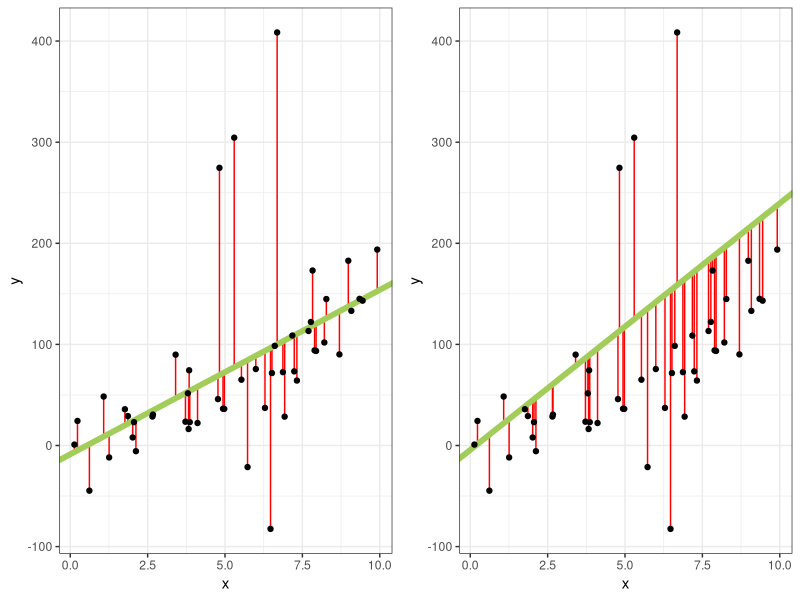
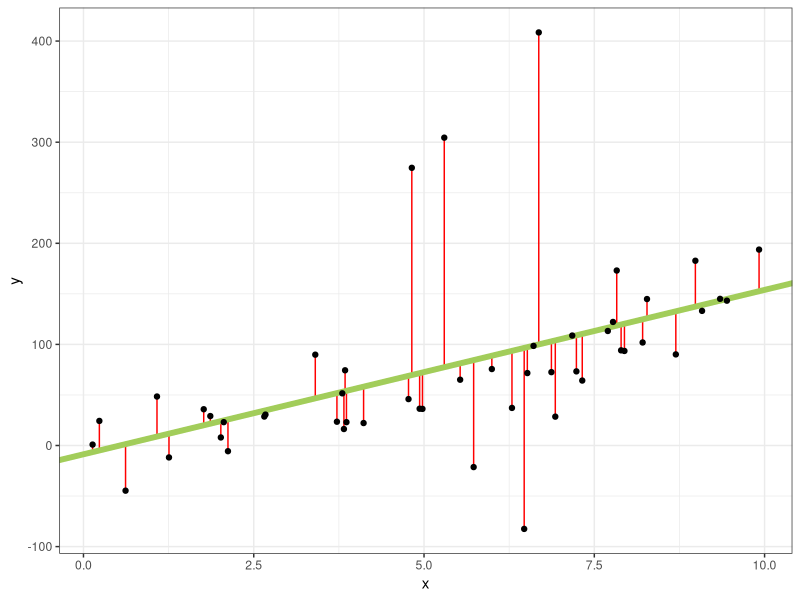

Write R code to recreate these figures, in order.
library(ggplot2)
library(gridExtra)
set.seed(1)
x = runif(50, min = 0, 10)
xnoise = rnorm(50, mean = 0, sd = 5)
y = 6*x + 0.1*x^3 + 0.2*xnoise^3 + rnorm(50, sd = 20) + 5
d = data.frame(y = y, x = x)

lm1 = lm(y ~ x, data = d)

d$y.hat = fitted(lm1)
d$resid.hat = residuals(lm1)
d$xend = d$x
gg1 = ggplot(d, aes(x = x, y = y)) + 
  geom_segment(data=d, aes(x=x, xend=xend, y=y, yend=y.hat), color="red") + 
  geom_abline(intercept=coef(lm1)[1], slope=coef(lm1)[2], col="#A2CD5A", lwd = 2) + 
  geom_point() + 
  xlab("x") + ylab("y") + theme_bw()
d$y.hat2 = coef(lm1)[1]/2 + coef(lm1)[2]*1.5*d$x
d$y.resid.hat = d$y - d$y.hat2
gg2 = ggplot(d, aes(x = x, y = y)) + 
  geom_segment(data=d, aes(x=x, xend=xend, y=y, yend=y.hat2), color="red") + 
  geom_abline(intercept=coef(lm1)[1]/2, slope=coef(lm1)[2]*1.5, col="#A2CD5A", lwd = 2) + 
  geom_point() + 
  xlab("x") + ylab("y") + theme_bw()

res = grid.arrange(gg1, gg2, ncol = 2) 


ggsave("slides/interpretable-models/figure/lm_example.pdf", gg1, width = 5, height = 3)
